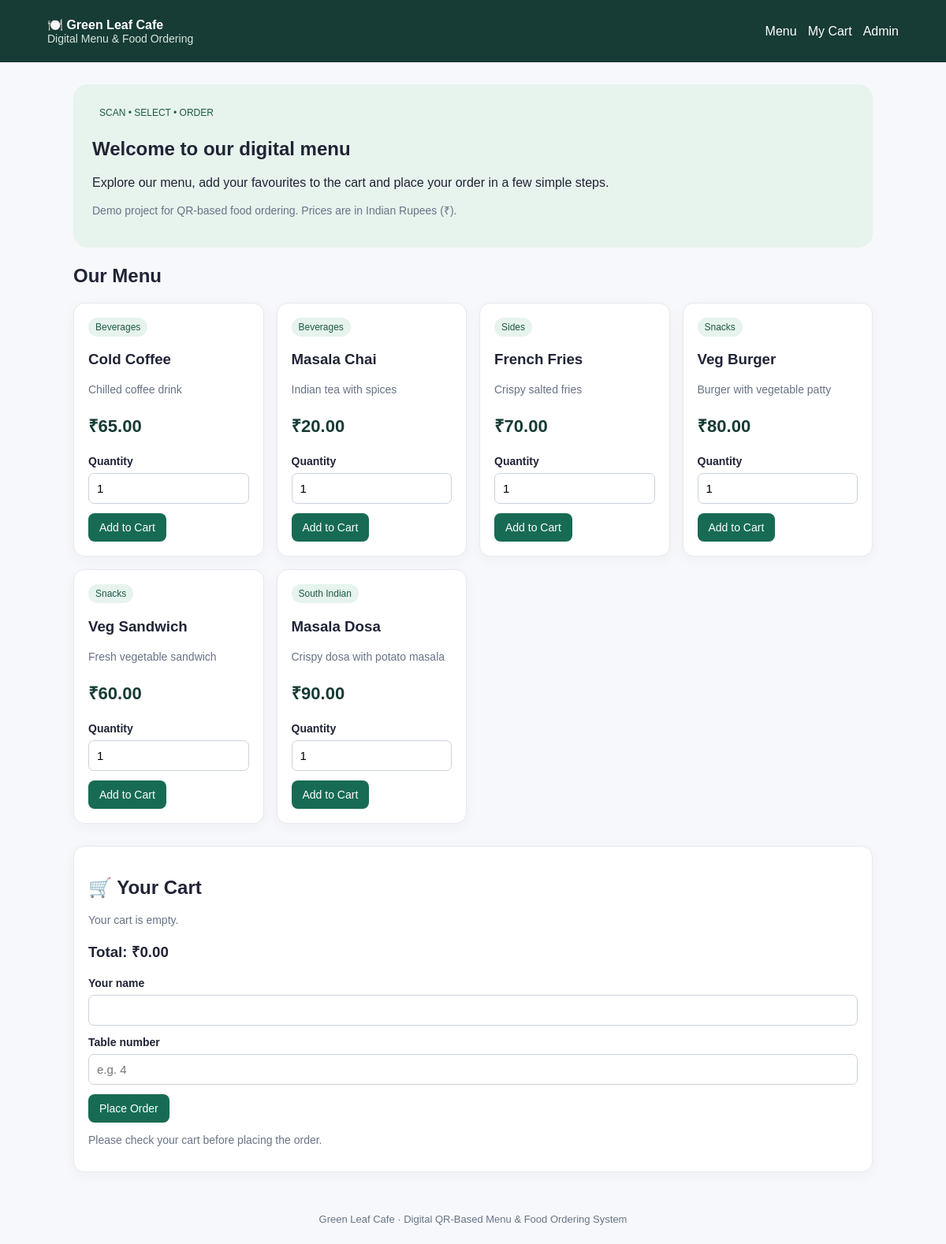
The page / on the database its author committed.
### tables this page shows
CREATE TABLE IF NOT EXISTS menu_items (
  id INT AUTO_INCREMENT PRIMARY KEY,
  name VARCHAR(100) NOT NULL,
  description VARCHAR(255) DEFAULT '',
  category VARCHAR(60) NOT NULL DEFAULT 'Other',
  price DECIMAL(10,2) NOT NULL,
  available TINYINT(1) NOT NULL DEFAULT 1,
  created_at TIMESTAMP DEFAULT CURRENT_TIMESTAMP
);

### db.php (called while the page is built, shortened)
<?php
function e($value) {
    return htmlspecialchars((string)$value, ENT_QUOTES, 'UTF-8');
}

### index.php (the view, shortened to what this page needs)
<?php
require_once 'db.php';
$result = $conn->query("SELECT id,name,description,category,price FROM menu_items WHERE available=1 ORDER BY category,name");
$items = [];
while ($row = $result->fetch_assoc()) $items[] = $row;
?>
<!doctype html>
<html lang="en"><head><meta charset="utf-8"><meta name="viewport" content="width=device-width,initial-scale=1"><title>QR Menu | Green Leaf Cafe</title><link rel="stylesheet" href="style.css"></head>
<body><header><div><strong>🍽️ Green Leaf Cafe</strong><div class="muted" style="color:#d6e7df">Digital Menu & Food Ordering</div></div><nav><a href="#menu">Menu</a><a href="#cart">My Cart</a><a href="admin/login.php">Admin</a></nav></header>
<main class="wrap"><section class="hero"><span class="tag">SCAN • SELECT • ORDER</span><h1>Welcome to our digital menu</h1><p>Explore our menu, add your favourites to the cart and place your order in a few simple steps.</p><p class="muted">Demo project for QR-based food ordering. Prices are in Indian Rupees (₹).</p></section>
<h2 id="menu">Our Menu</h2>
<div class="grid">
<?php foreach ($items as $item): ?>
<article class="card"><span class="tag"><?=e($item['category'])?></span><h3><?=e($item['name'])?></h3><p class="muted"><?=e($item['description'])?></p><p class="price">₹<?=number_format((float)$item['price'],2)?></p>
<label for="qty-<?=$item['id']?>">Quantity</label><input id="qty-<?=$item['id']?>" type="number" min="1" max="20" value="1">
<button type="button" class="add-to-cart" data-id="<?=$item['id']?>" data-name="<?=e($item['name'])?>" data-price="<?=htmlspecialchars((string)(float)$item['price'], ENT_QUOTES, 'UTF-8')?>" data-qty-id="qty-<?=$item['id']?>">Add to Cart</button>
</article>
<?php endforeach; ?>
</div>
<section class="panel" id="cart" style="margin-top:28px"><h2>🛒 Your Cart</h2><div id="cart-items"><p class="muted">Your cart is empty.</p></div><h3>Total: ₹<span id="cart-total">0.00</span></h3>
<form id="order-form" method="post" action="place_order.php" onsubmit="return prepareOrder()">
<label for="customer_name">Your name</label><input id="customer_name" name="customer_name" maxlength="100" required>
<label for="table_number">Table number</label><input id="table_number" name="table_number" maxlength="20" required placeholder="e.g. 4">
<button type="submit">Place Order</button>
</form><p class="muted">Please check your cart before placing the order.</p></section></main>
<footer>Green Leaf Cafe · Digital QR-Based Menu & Food Ordering System</footer>
</body></html>

### style.css (style rules this page uses)
* { box-sizing:border-box }
body { margin:0;font-family:Arial,sans-serif;background:#f7f8fc;color:#202436 }
header { background:#173b35;color:white;padding:22px 5%;display:flex;justify-content:space-between;align-items:center;gap:15px;flex-wrap:wrap }
header a { color:white;text-decoration:none;margin-left:14px }
.wrap { max-width:1050px;margin:28px auto;padding:0 18px }
.hero { background:#e7f3ed;border-radius:18px;padding:24px;margin-bottom:22px }
.grid { display:grid;grid-template-columns:repeat(auto-fit,minmax(220px,1fr));gap:16px }
.card,.panel { background:white;border:1px solid #e5e8ef;border-radius:14px;padding:18px;box-shadow:0 4px 16px #172b3a0a }
.tag { display:inline-block;background:#e7f3ed;color:#1c5a47;padding:5px 9px;border-radius:20px;font-size:12px }
.price { font-size:22px;font-weight:bold;color:#173b35 }
.btn,button { display:inline-block;border:0;border-radius:8px;background:#176b54;color:white;padding:10px 14px;cursor:pointer;text-decoration:none;font-size:14px }
input,select,textarea { width:100%;padding:10px;border:1px solid #ccd2dc;border-radius:7px;margin:6px 0 12px;font-size:15px }
label { font-weight:bold;font-size:14px }
.muted { color:#687386;font-size:14px }
footer { text-align:center;padding:24px;color:#687386;font-size:13px }

### rows shown on the page
menu_items: category "Beverages", name "Cold Coffee", description "Chilled coffee drink", price "65.00"
menu_items: category "Beverages", name "Masala Chai", description "Indian tea with spices", price "20.00"
menu_items: category "Sides", name "French Fries", description "Crispy salted fries", price "70.00"
menu_items: category "Snacks", name "Veg Burger", description "Burger with vegetable patty", price "80.00"
menu_items: category "Snacks", name "Veg Sandwich", description "Fresh vegetable sandwich", price "60.00", id "1"
menu_items: category "South Indian", name "Masala Dosa", description "Crispy dosa with potato masala", price "90.00"
